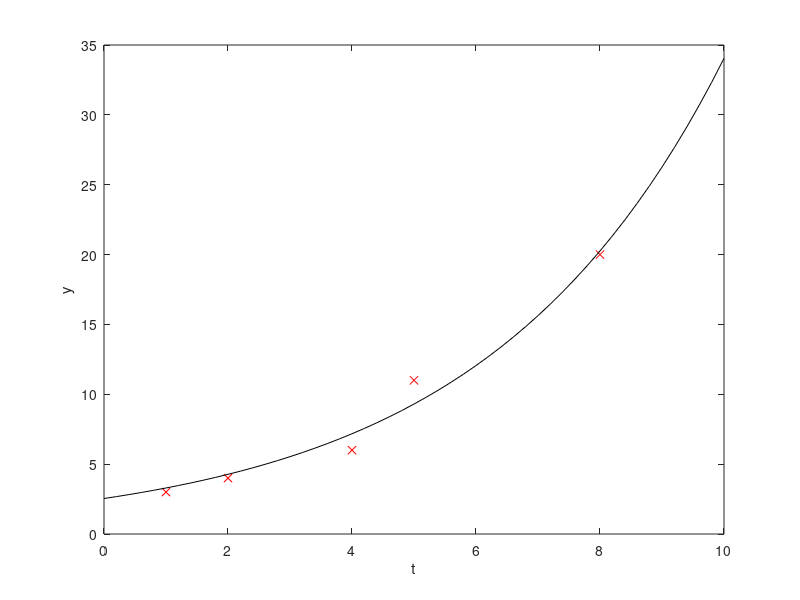

This figure's MATLAB source:
% 例程 2.26  高斯-牛顿方法
%  模型拟合
%  待拟合数据（列向量）
t = [1, 2, 4, 5, 8]';
y = [3, 4, 6, 11, 20]';
%  预分配内存
N = length(t);
f = zeros(N, 1);
J = zeros(N, 2);
%  模型为 y = x1*exp(x2*t)
%  模型参数的初始值
x1 = 6;
x2 = 0.1;
%  迭代步骤
for M = 1:6
    %  计算残差函数值
    for n = 1: N
        f(n) = y(n) - (x1*exp(x2*t(n)));  %  残差
    end
    %  计算雅可比矩阵值
    for n =1: N
        J(n, 1) = -exp(x2*t(n));
        J(n, 2) = -(x1*t(n))*exp(x2*t(n));
    end
    %  高斯-牛顿步计算
    delta = (J'*J)\(-J'*f);
    x1 = x1 + delta(1);
    x2 = x2 + delta(2);
end
%  模型拟合结果可视化
figure(1)
%  绘制原始数据
plot(t, y, 'rx');
hold on;
%  绘制拟合模型曲线
tm = 0: 0.2: 10;
ym = x1*exp(x2*tm);
plot(tm, ym, 'k');
xlabel('t');  ylabel('y');
